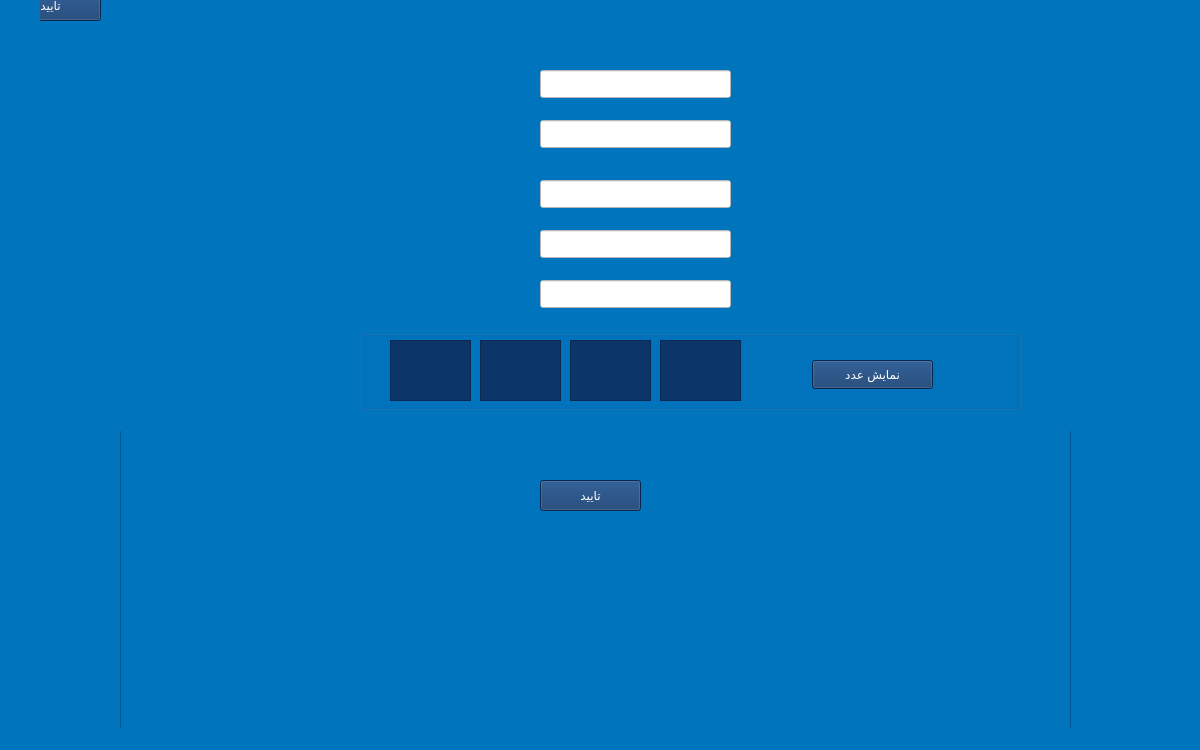
<?xml version="1.0" encoding="UTF-8"?>
<ui version="4.0">
 <class>singIn</class>
 <widget class="QMainWindow" name="singIn">
  <property name="geometry">
   <rect>
    <x>0</x>
    <y>0</y>
    <width>1200</width>
    <height>750</height>
   </rect>
  </property>
  <property name="minimumSize">
   <size>
    <width>600</width>
    <height>375</height>
   </size>
  </property>
  <property name="windowTitle">
   <string>MainWindow</string>
  </property>
  <property name="styleSheet">
   <string notr="true">background-color: rgb(1, 116, 190);</string>
  </property>
  <widget class="QWidget" name="centralwidget">
   <widget class="QWidget" name="widget_p_sing" native="true">
    <property name="geometry">
     <rect>
      <x>40</x>
      <y>-20</y>
      <width>1161</width>
      <height>451</height>
     </rect>
    </property>
    <property name="styleSheet">
     <string notr="true">image: url(:/new/prefix1/image/qt_sing_p.png);</string>
    </property>
    <widget class="QLineEdit" name="lineEdit_sing_name">
     <property name="geometry">
      <rect>
       <x>500</x>
       <y>90</y>
       <width>191</width>
       <height>28</height>
      </rect>
     </property>
     <property name="styleSheet">
      <string notr="true">background-color: rgb(255, 255, 255);</string>
     </property>
     <property name="inputMethodHints">
      <set>Qt::ImhNone</set>
     </property>
     <property name="text">
      <string/>
     </property>
    </widget>
    <widget class="QLineEdit" name="lineEdit_sing_password">
     <property name="geometry">
      <rect>
       <x>500</x>
       <y>140</y>
       <width>191</width>
       <height>28</height>
      </rect>
     </property>
     <property name="styleSheet">
      <string notr="true">background-color: rgb(255, 255, 255);</string>
     </property>
    </widget>
    <widget class="QLineEdit" name="lineEdit_sing_REpassword">
     <property name="geometry">
      <rect>
       <x>500</x>
       <y>200</y>
       <width>191</width>
       <height>28</height>
      </rect>
     </property>
     <property name="styleSheet">
      <string notr="true">background-color: rgb(255, 255, 255);</string>
     </property>
    </widget>
    <widget class="QLineEdit" name="lineEdit_sing_phonNumber">
     <property name="geometry">
      <rect>
       <x>500</x>
       <y>250</y>
       <width>191</width>
       <height>28</height>
      </rect>
     </property>
     <property name="styleSheet">
      <string notr="true">background-color: rgb(255, 255, 255);</string>
     </property>
    </widget>
    <widget class="QLineEdit" name="lineEdit_safe_sing">
     <property name="geometry">
      <rect>
       <x>500</x>
       <y>300</y>
       <width>191</width>
       <height>28</height>
      </rect>
     </property>
     <property name="styleSheet">
      <string notr="true">background-color: rgb(255, 255, 255);</string>
     </property>
    </widget>
    <widget class="QGroupBox" name="groupBox_safe_sing">
     <property name="geometry">
      <rect>
       <x>320</x>
       <y>350</y>
       <width>661</width>
       <height>80</height>
      </rect>
     </property>
     <property name="title">
      <string/>
     </property>
     <widget class="QFrame" name="frame_safe_2">
      <property name="geometry">
       <rect>
        <x>120</x>
        <y>10</y>
        <width>81</width>
        <height>61</height>
       </rect>
      </property>
      <property name="styleSheet">
       <string notr="true">image: url(:/new/prefix1/image/rang1.png);
background-color: rgb(12, 53, 106);</string>
      </property>
      <property name="frameShape">
       <enum>QFrame::StyledPanel</enum>
      </property>
      <property name="frameShadow">
       <enum>QFrame::Raised</enum>
      </property>
     </widget>
     <widget class="QFrame" name="frame_safe_3">
      <property name="geometry">
       <rect>
        <x>210</x>
        <y>10</y>
        <width>81</width>
        <height>61</height>
       </rect>
      </property>
      <property name="styleSheet">
       <string notr="true">image: url(:/new/prefix1/image/rang1.png);
background-color: rgb(12, 53, 106);</string>
      </property>
      <property name="frameShape">
       <enum>QFrame::StyledPanel</enum>
      </property>
      <property name="frameShadow">
       <enum>QFrame::Raised</enum>
      </property>
     </widget>
     <widget class="QFrame" name="frame_safe_4">
      <property name="geometry">
       <rect>
        <x>300</x>
        <y>10</y>
        <width>81</width>
        <height>61</height>
       </rect>
      </property>
      <property name="styleSheet">
       <string notr="true">image: url(:/new/prefix1/image/rang1.png);
background-color: rgb(12, 53, 106);</string>
      </property>
      <property name="frameShape">
       <enum>QFrame::StyledPanel</enum>
      </property>
      <property name="frameShadow">
       <enum>QFrame::Raised</enum>
      </property>
     </widget>
     <widget class="QPushButton" name="pushButton_show_safe">
      <property name="geometry">
       <rect>
        <x>452</x>
        <y>30</y>
        <width>121</width>
        <height>29</height>
       </rect>
      </property>
      <property name="styleSheet">
       <string notr="true">color: rgb(255, 255, 255);
image: url(:/new/prefix1/image/rang1.png);
background-color: rgb(12, 53, 106);</string>
      </property>
      <property name="text">
       <string>نمایش عدد</string>
      </property>
     </widget>
     <widget class="QFrame" name="frame_safe_1">
      <property name="geometry">
       <rect>
        <x>30</x>
        <y>10</y>
        <width>81</width>
        <height>61</height>
       </rect>
      </property>
      <property name="styleSheet">
       <string notr="true">image: url(:/new/prefix1/image/rang1.png);
background-color: rgb(12, 53, 106);</string>
      </property>
      <property name="frameShape">
       <enum>QFrame::StyledPanel</enum>
      </property>
      <property name="frameShadow">
       <enum>QFrame::Raised</enum>
      </property>
     </widget>
    </widget>
    <widget class="QPushButton" name="pushButton_menu_sing">
     <property name="geometry">
      <rect>
       <x>-40</x>
       <y>10</y>
       <width>101</width>
       <height>31</height>
      </rect>
     </property>
     <property name="styleSheet">
      <string notr="true">background-color: rgb(12, 53, 106);
border-image: url(:/new/prefix1/image/rang1.png);
border-image: url(:/new/prefix1/image/rang1.png);
color: rgb(255, 255, 255);</string>
     </property>
     <property name="text">
      <string>تایید</string>
     </property>
    </widget>
   </widget>
   <widget class="QFrame" name="frame_Poetry">
    <property name="geometry">
     <rect>
      <x>120</x>
      <y>400</y>
      <width>951</width>
      <height>341</height>
     </rect>
    </property>
    <property name="styleSheet">
     <string notr="true">image: url(:/new/prefix1/image/shQt.png);</string>
    </property>
    <property name="frameShape">
     <enum>QFrame::StyledPanel</enum>
    </property>
    <property name="frameShadow">
     <enum>QFrame::Raised</enum>
    </property>
   </widget>
   <widget class="QPushButton" name="pushButton_ok_sing">
    <property name="geometry">
     <rect>
      <x>540</x>
      <y>480</y>
      <width>101</width>
      <height>31</height>
     </rect>
    </property>
    <property name="styleSheet">
     <string notr="true">background-color: rgb(12, 53, 106);
color: rgb(255, 255, 255);</string>
    </property>
    <property name="text">
     <string>تایید</string>
    </property>
   </widget>
   <zorder>frame_Poetry</zorder>
   <zorder>pushButton_ok_sing</zorder>
   <zorder>widget_p_sing</zorder>
  </widget>
  <widget class="QMenuBar" name="menubar">
   <property name="geometry">
    <rect>
     <x>0</x>
     <y>0</y>
     <width>1200</width>
     <height>25</height>
    </rect>
   </property>
  </widget>
  <widget class="QStatusBar" name="statusbar"/>
 </widget>
 <resources/>
 <connections/>
</ui>
